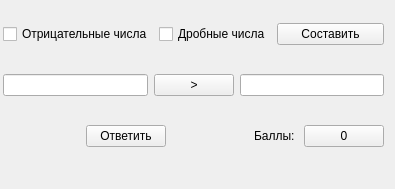
<?xml version="1.0" encoding="UTF-8"?>
<ui version="4.0">
 <class>Form</class>
 <widget class="QWidget" name="Form">
  <property name="geometry">
   <rect>
    <x>0</x>
    <y>0</y>
    <width>395</width>
    <height>189</height>
   </rect>
  </property>
  <property name="windowTitle">
   <string>Form</string>
  </property>
  <widget class="QWidget" name="verticalLayoutWidget">
   <property name="geometry">
    <rect>
     <x>3</x>
     <y>0</y>
     <width>381</width>
     <height>171</height>
    </rect>
   </property>
   <layout class="QVBoxLayout" name="verticalLayout">
    <item>
     <layout class="QHBoxLayout" name="horizontalLayout">
      <item>
       <widget class="QCheckBox" name="cb_otr">
        <property name="text">
         <string>Отрицательные числа</string>
        </property>
       </widget>
      </item>
      <item>
       <widget class="QCheckBox" name="cb_drb">
        <property name="text">
         <string>Дробные числа</string>
        </property>
       </widget>
      </item>
      <item>
       <widget class="QPushButton" name="pb_make">
        <property name="text">
         <string>Составить</string>
        </property>
       </widget>
      </item>
     </layout>
    </item>
    <item>
     <layout class="QHBoxLayout" name="horizontalLayout_2">
      <item>
       <widget class="QLineEdit" name="le_1"/>
      </item>
      <item>
       <widget class="QPushButton" name="pb_choice">
        <property name="text">
         <string>&gt;</string>
        </property>
       </widget>
      </item>
      <item>
       <widget class="QLineEdit" name="le_2"/>
      </item>
     </layout>
    </item>
    <item>
     <layout class="QHBoxLayout" name="horizontalLayout_3">
      <item>
       <spacer name="horizontalSpacer_2">
        <property name="orientation">
         <enum>Qt::Horizontal</enum>
        </property>
        <property name="sizeHint" stdset="0">
         <size>
          <width>40</width>
          <height>20</height>
         </size>
        </property>
       </spacer>
      </item>
      <item>
       <widget class="QPushButton" name="pb_ans">
        <property name="text">
         <string>Ответить</string>
        </property>
       </widget>
      </item>
      <item>
       <spacer name="horizontalSpacer">
        <property name="orientation">
         <enum>Qt::Horizontal</enum>
        </property>
        <property name="sizeHint" stdset="0">
         <size>
          <width>40</width>
          <height>20</height>
         </size>
        </property>
       </spacer>
      </item>
      <item>
       <widget class="QLabel" name="label">
        <property name="text">
         <string>Баллы: </string>
        </property>
       </widget>
      </item>
      <item>
       <widget class="QPushButton" name="pb_balls">
        <property name="text">
         <string>0</string>
        </property>
       </widget>
      </item>
     </layout>
    </item>
   </layout>
  </widget>
 </widget>
 <resources/>
 <connections/>
</ui>
